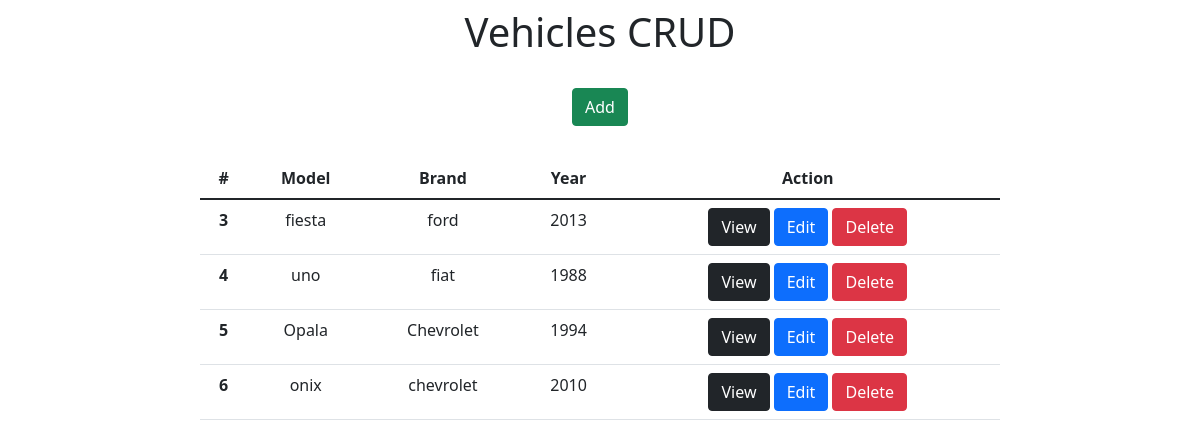
Before: / with the older database file.
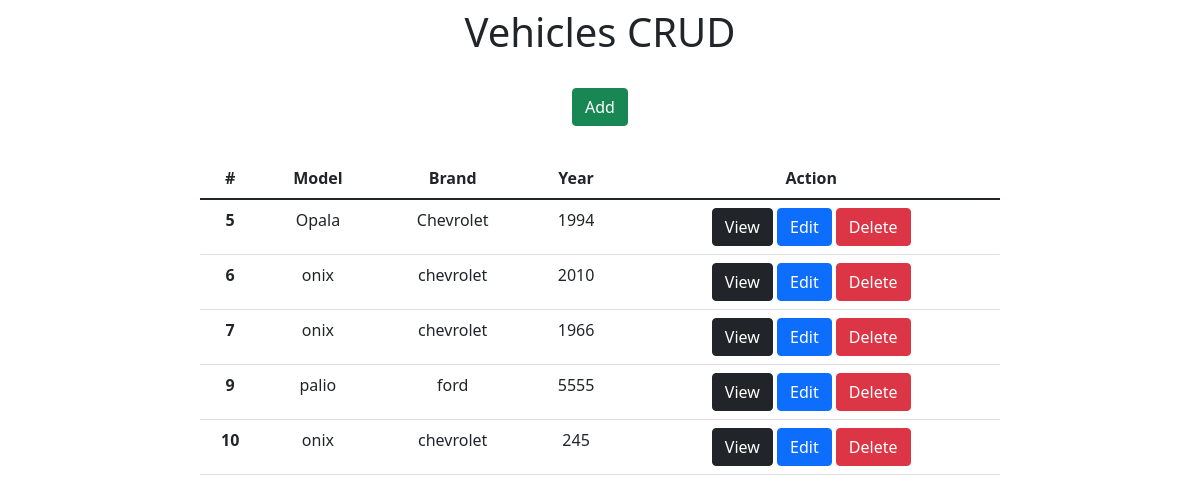
After: the same page with the newer database file.
### app/models.py (models this page shows)
class Cars(models.Model):
    model = models.CharField(max_length=150)
    brand = models.CharField(max_length=100)
    year = models.IntegerField()

### app/views.py (the view)
# urls.py: 2. Add a URL to urlpatterns:  path('', views.home, name='home')
def home(request):
    data = {}
    data['db'] = Cars.objects.all()
    return render(request, 'index.html', data)

### app/templates/index.html (shortened to what this page needs)
<!DOCTYPE html>
<html lang="pt-br">
<head>
    <link href="https://cdn.jsdelivr.net/npm/bootstrap@5.1.3/dist/css/bootstrap.min.css" rel="stylesheet">
</head>
<body>
    <div class="col-8 m-auto pt-2 pb-2 text-center">
        <h1>Vehicles CRUD</h1>
    </div>
    <div class="col-8 m-auto pt-3 pb-2 text-center">
        <a href = "form/" class="btn btn-success">Add</a>
    </div>
    <div class="col-8 m-auto pt-4 pb-2 text-center">
        <table class="table">
          <thead class="thead-dark">
            <tr>
              <th scope="col">#</th>
              <th scope="col">Model</th>
              <th scope="col">Brand</th>
              <th scope="col">Year</th>
              <th scope="col">Action</th>
            </tr>
          </thead>
          <tbody>
          {% for dbs in db %}
            <tr>
              <th>{{dbs.id}}</th>
              <td>{{dbs.model}}</td>
              <td>{{dbs.brand}}</td>
              <td>{{dbs.year}}</td>
              <td>
                  <a href="/view/{{dbs.id}}/" class="btn btn-dark">View</a>
                  <a href="/edit/{{dbs.id}}/" class="btn btn-primary">Edit</a>
                  <a href="/delete/{{dbs.id}}/" class="btn btn-danger btnDel">Delete</a>
              </td>
            </tr>
          {% endfor %}
          </tbody>
        </table>
    </div>
    {% load static %}
</body>
</html>

Changed rows visible on the page:
removed Cars: id "3", model "fiesta", brand "ford", year "2013"
removed Cars: id "4", model "uno", brand "fiat", year "1988"
added Cars: id "7", model "onix", brand "chevrolet", year "1966"
added Cars: id "9", model "palio", brand "ford", year "5555"
added Cars: id "10", model "onix", brand "chevrolet", year "245"
